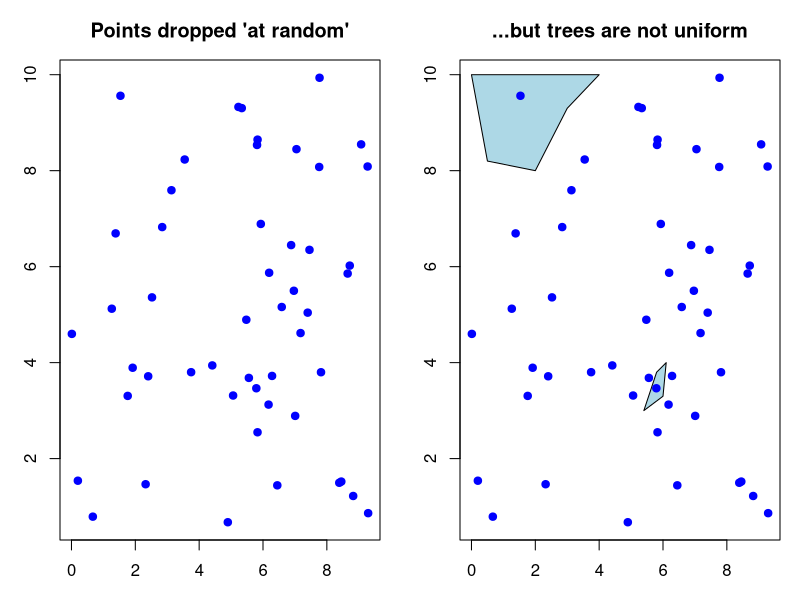
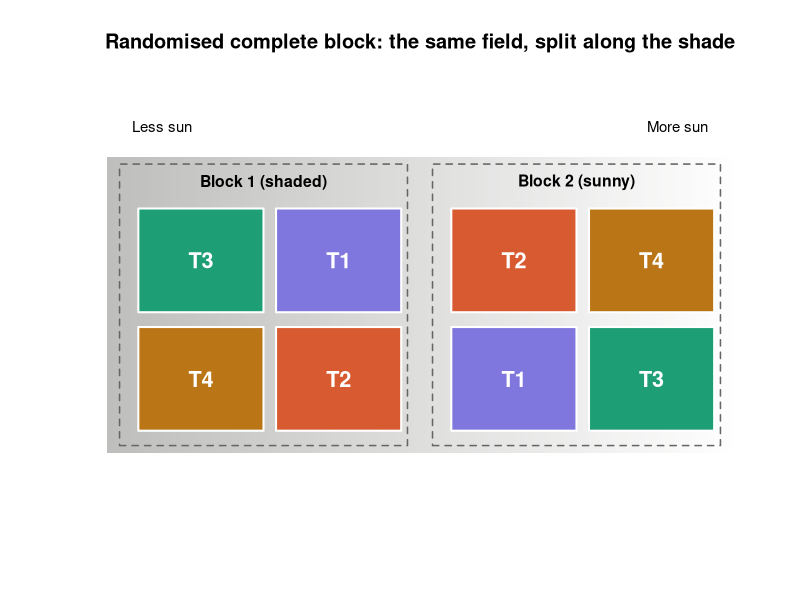
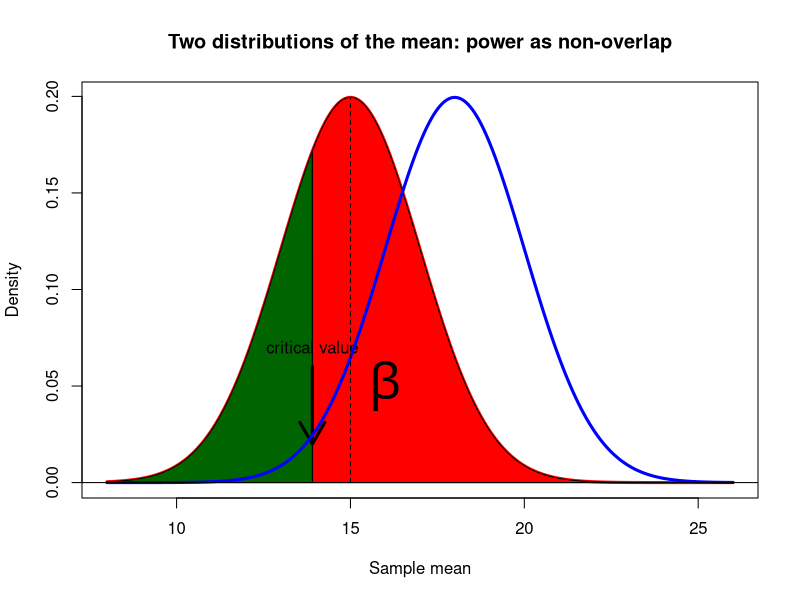
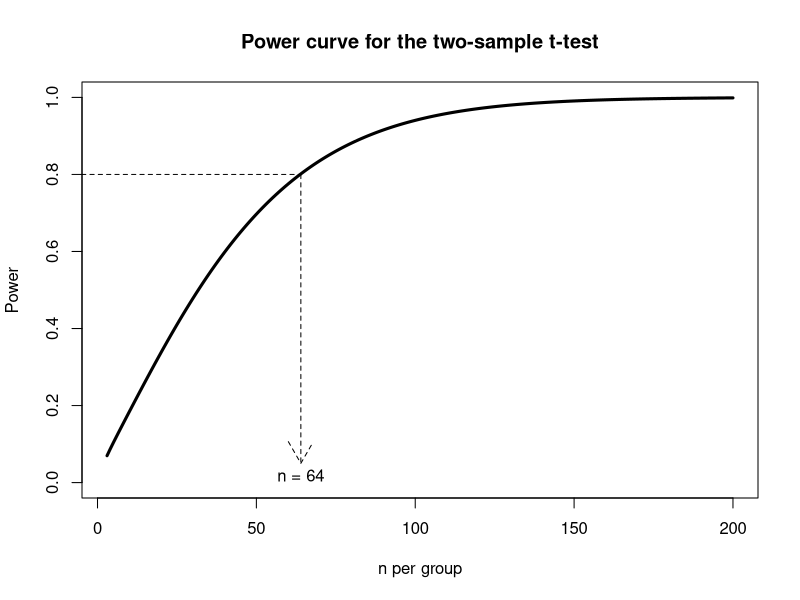

These figures' R source, in order:
## ---- chunk 1
#| code-fold: true
#| code-summary: "Code for plot below"
#| 
set.seed(234)
x <- runif(50, 0, 10)
y <- runif(50, 0, 10)

op <- par(mfrow = c(1, 2), mar = c(3, 3, 3, 1))

plot(x, y, col = "blue", pch = 19, main = "Points dropped 'at random'",
     xlab = "", ylab = "")

plot(x, y, type = "n", main = "...but trees are not uniform",
     xlab = "", ylab = "")
polygon(c(0, 0.5, 2, 3, 4), c(10, 8.2, 8, 9.3, 10), col = "lightblue", lwd = 1)
polygon(c(5.4, 6.0, 6.1, 5.8), c(3, 3.3, 4, 3.8), col = "lightblue", lwd = 1)
points(x, y, pch = 19, col = "blue")

par(op)
## ---- chunk 2
#| code-fold: true
#| code-summary: "Plot generating code"
cols <- c(T1 = "#7F77DD", T2 = "#D85A30", T3 = "#1D9E75", T4 = "#BA7517")

plot(NA, xlim = c(0, 10), ylim = c(0, 5.2), axes = FALSE,
     xlab = "", ylab = "",
     main = "Randomised complete block: the same field, split along the shade")

# shade gradient: darker (less sun) on the left, fading to the right
ng <- 100
for (i in 1:ng) {
  rect((i - 1) * 10 / ng, 0.4, i * 10 / ng, 4.4,
       col = rgb(0.37, 0.37, 0.35, 0.40 * (1 - (i - 1) / ng)), border = NA)
}
text(0.4, 4.8, "Less sun", adj = 0, cex = 0.9)
text(9.6, 4.8, "More sun", adj = 1, cex = 0.9)

# the two blocks
rect(0.2, 0.5, 4.8, 4.3, border = "grey40", lty = 2, lwd = 1.5)
rect(5.2, 0.5, 9.8, 4.3, border = "grey40", lty = 2, lwd = 1.5)
text(2.5, 4.05, "Block 1 (shaded)", font = 2, cex = 0.95)
text(7.5, 4.05, "Block 2 (sunny)",  font = 2, cex = 0.95)

# helper: draw one plot cell
cell <- function(x, y, tr) {
  rect(x, y, x + 2, y + 1.4, col = cols[tr], border = "white", lwd = 2)
  text(x + 1, y + 0.7, tr, col = "white", font = 2, cex = 1.3)
}

# each block holds all four treatments, order randomised within the block
cell(0.5, 2.3, "T3"); cell(2.7, 2.3, "T1")
cell(0.5, 0.7, "T4"); cell(2.7, 0.7, "T2")
cell(5.5, 2.3, "T2"); cell(7.7, 2.3, "T4")
cell(5.5, 0.7, "T1"); cell(7.7, 0.7, "T3")
## ---- chunk 3
#| code-fold: true
#| code-summary: "Code plot below"
Length_M <- seq(8, 26, 0.01)
Density  <- dnorm(Length_M, 18, 2)   # distribution under H0 (mean 18)
Density2 <- dnorm(Length_M, 15, 2)   # distribution under HA (mean 15)

# critical value from the H0 curve
Critm <- 18 - 2 * 2.048

plot(Density2 ~ Length_M, type = "l", col = "red", lwd = 3,
     ylab = "Density", xlab = "Sample mean",
     main = "Two distributions of the mean: power as non-overlap")

# beta: the part of the HA curve in the non-rejection region (right of critical value)
cord.x <- c(Critm, seq(Critm, 25, 0.01), 25)
cord.y <- c(0, dnorm(seq(Critm, 25, 0.01), 15, 2), 0)
polygon(cord.x, cord.y, col = "red")

# power: the part of the HA curve past the critical value (left tail here)
cord.x <- c(8, seq(8, Critm, 0.01), Critm)
cord.y <- c(0, dnorm(seq(8, Critm, 0.01), 15, 2), 0)
polygon(cord.x, cord.y, col = "darkgreen")

arrows(Critm, 0.06, Critm, 0.02, lwd = 3)
text(Critm, 0.07, "critical value")
text(16, 0.05, expression(beta), cex = 3)

lines(Density ~ Length_M, col = "blue", lwd = 3)  # H0 for reference
abline(0, 0); segments(15, 0, 15, dnorm(15, 15, 2), lty = 2)
## ---- chunk 4
power.t.test(n = 15, delta = 1, sd = 2, sig.level = 0.05,
             alternative = "two.sided")
## ---- chunk 5
power.t.test(power = 0.8, delta = 1, sd = 2, sig.level = 0.05,
             alternative = "two.sided")
## ---- chunk 6
delta <- 1; sigma <- 2
c(normal_formula = 2 * (qnorm(0.975) + qnorm(0.80))^2 * sigma^2 / delta^2,
  power.t.test   = power.t.test(power = 0.8, delta = delta, sd = sigma)$n)
## ---- chunk 7
set.seed(1)
Males   <- rnorm(15, mean = 18, sd = 2)
Females <- rnorm(15, mean = 17, sd = 2)
t.test(Males, Females)$p.value
## ---- chunk 8
pval <- numeric(10000)
for (i in 1:10000) {
  A <- rnorm(20, 18, 2)   # true difference is 1, SD is 2
  B <- rnorm(20, 17, 2)
  pval[i] <- t.test(A, B)$p.value
}
sum(pval < 0.05) / 10000   # estimated power at n = 20
## ---- chunk 9
NN    <- 3:200
Power <- power.t.test(n = NN, delta = 1, sd = 2, sig.level = 0.05,
                      type = "two.sample", alternative = "two.sided")$power
plot(Power ~ NN, type = "l", lwd = 3, ylim = c(0, 1),
     main = "Power curve for the two-sample t-test",
     xlab = "n per group", ylab = "Power")
segments(-5, 0.8, 64, 0.8, lty = 2)
arrows(64, 0.8, 64, 0.05, lty = 2)
text(64, 0.02, "n = 64")
